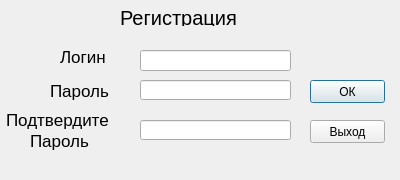
<?xml version="1.0" encoding="UTF-8"?>
<ui version="4.0">
 <class>Dialog</class>
 <widget class="QDialog" name="Dialog">
  <property name="geometry">
   <rect>
    <x>0</x>
    <y>0</y>
    <width>400</width>
    <height>180</height>
   </rect>
  </property>
  <property name="minimumSize">
   <size>
    <width>400</width>
    <height>100</height>
   </size>
  </property>
  <property name="maximumSize">
   <size>
    <width>400</width>
    <height>180</height>
   </size>
  </property>
  <property name="windowTitle">
   <string>Dialog</string>
  </property>
  <widget class="QLabel" name="label">
   <property name="geometry">
    <rect>
     <x>60</x>
     <y>50</y>
     <width>47</width>
     <height>13</height>
    </rect>
   </property>
   <property name="font">
    <font>
     <pointsize>13</pointsize>
    </font>
   </property>
   <property name="text">
    <string>Логин</string>
   </property>
  </widget>
  <widget class="QLabel" name="label_2">
   <property name="geometry">
    <rect>
     <x>50</x>
     <y>80</y>
     <width>61</width>
     <height>21</height>
    </rect>
   </property>
   <property name="font">
    <font>
     <pointsize>13</pointsize>
    </font>
   </property>
   <property name="text">
    <string>Пароль</string>
   </property>
  </widget>
  <widget class="QLineEdit" name="loginEdit">
   <property name="geometry">
    <rect>
     <x>140</x>
     <y>50</y>
     <width>151</width>
     <height>21</height>
    </rect>
   </property>
   <property name="font">
    <font>
     <pointsize>13</pointsize>
    </font>
   </property>
  </widget>
  <widget class="QLineEdit" name="passwordEdit">
   <property name="geometry">
    <rect>
     <x>140</x>
     <y>80</y>
     <width>151</width>
     <height>20</height>
    </rect>
   </property>
   <property name="font">
    <font>
     <pointsize>13</pointsize>
    </font>
   </property>
  </widget>
  <widget class="QLabel" name="label_3">
   <property name="geometry">
    <rect>
     <x>120</x>
     <y>10</y>
     <width>171</width>
     <height>16</height>
    </rect>
   </property>
   <property name="font">
    <font>
     <pointsize>15</pointsize>
    </font>
   </property>
   <property name="text">
    <string>Регистрация</string>
   </property>
  </widget>
  <widget class="QLabel" name="label_4">
   <property name="geometry">
    <rect>
     <x>30</x>
     <y>130</y>
     <width>61</width>
     <height>21</height>
    </rect>
   </property>
   <property name="font">
    <font>
     <pointsize>13</pointsize>
    </font>
   </property>
   <property name="text">
    <string>Пароль</string>
   </property>
  </widget>
  <widget class="QLineEdit" name="linepasswordEdit_1">
   <property name="geometry">
    <rect>
     <x>140</x>
     <y>120</y>
     <width>151</width>
     <height>20</height>
    </rect>
   </property>
   <property name="font">
    <font>
     <pointsize>13</pointsize>
    </font>
   </property>
  </widget>
  <widget class="QLabel" name="label_5">
   <property name="geometry">
    <rect>
     <x>6</x>
     <y>110</y>
     <width>111</width>
     <height>20</height>
    </rect>
   </property>
   <property name="font">
    <font>
     <pointsize>13</pointsize>
    </font>
   </property>
   <property name="text">
    <string>Подтвердите</string>
   </property>
  </widget>
  <widget class="QPushButton" name="okButton">
   <property name="geometry">
    <rect>
     <x>310</x>
     <y>80</y>
     <width>75</width>
     <height>23</height>
    </rect>
   </property>
   <property name="text">
    <string>ОК</string>
   </property>
  </widget>
  <widget class="QPushButton" name="closeButton">
   <property name="geometry">
    <rect>
     <x>310</x>
     <y>120</y>
     <width>75</width>
     <height>23</height>
    </rect>
   </property>
   <property name="text">
    <string>Выход</string>
   </property>
  </widget>
 </widget>
 <resources/>
 <connections/>
</ui>
